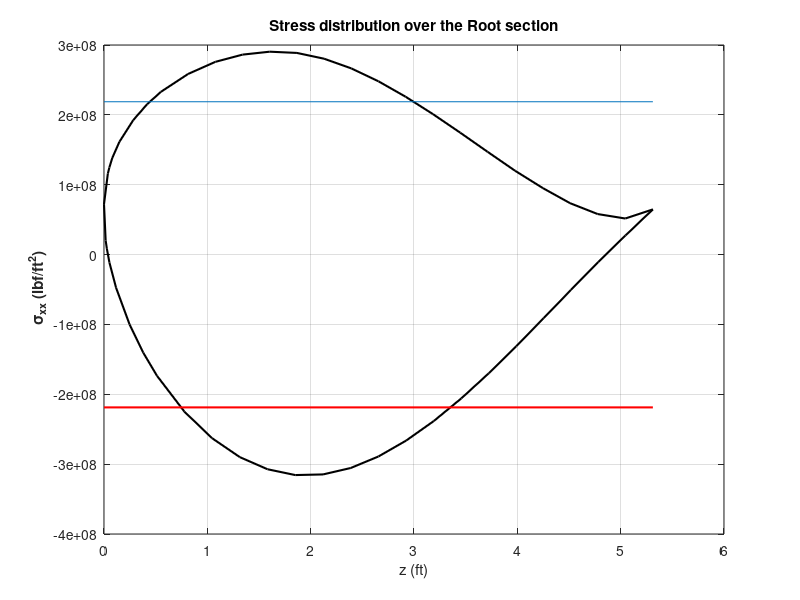
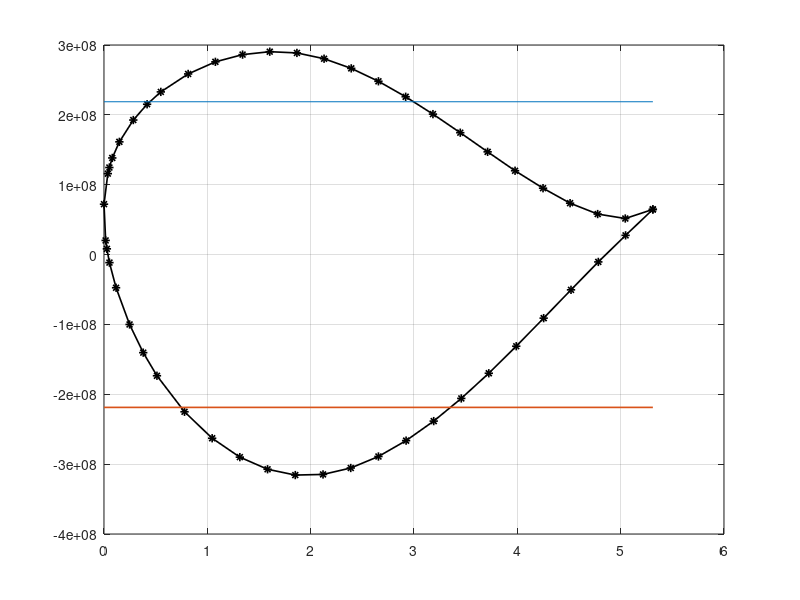

MATLAB code for these plots, in order: (Note: this script raises an error after producing the figures.)
clc; clear all;

%% 
load('loads.mat') ;
a = load('n63415-il.dat') ;
c = 1.6190*3.28084 ;
z = -a(:,1)'*c*0.01; % along horizontal 
y = a(:,2)'*c*0.01;   % along vertical
spar1_ytop = 0.1517*3.28084;
spar1_ybot = -0.08855*3.28084;
spar1_z    = -0.3*c ;
spar2_ytop = 0.09546*3.28084;
spar2_ybot = -0.031975*3.28084;
spar2_z    = -0.7*c ;
b1         = 0.1*(spar1_ytop - spar1_ybot);
b2         = 0.1*(spar2_ytop - spar2_ybot);

%% Thicknesses and Modulus
tw = 0.002*3.2808; 
tf = tw/2; % ft 
tsc = 2*0.001*3.28084; %ft 
hw1 = (spar1_ytop-spar1_ybot-2*(tf+tsc));
hw2 = (spar2_ytop-spar2_ybot-2*(tf+tsc));
E_al = 1.5351*10^9*32.1522; % lbf/ft^2 
E_steel = 4.2*10^9*32.1522; % lbf/ft^2 
E_star = E_steel/E_al;
ybar = [(spar1_ytop+spar1_ybot)/2,(spar2_ytop+spar2_ybot)/2];
zbar = [spar1_z,spar2_z];

%% for skin
t_skin = 1e-3*3.28084 ; %         ft
E_skin = E_al;              % Skin Material 2024T3 Aluminium
E_ref = E_al ;
E_star_skin = E_skin/E_ref ;
% z = wingdata(:,1)*chord/100;
% y = wingdata(:,2)*chord/100;

for j=1 : (length(y)-1)
    s = sqrt((y(j)-y(j+1))^2 + ((z(j)-z(j+1))^2));
    EdA_star_skin(j) = s*t_skin*(E_star_skin);
    ydA_star(j) = EdA_star_skin(j)*0.5*(y(j)+y(j+1));
    zdA_star(j) = EdA_star_skin(j)*0.5*(z(j)+z(j+1));
%     y2dA_star(j) = ydA_star(j)*0.5*(y(j)+y(j+1));
%     z2dA_star(j) = zdA_star(j)*0.5*(z(j)+z(j+1));
%     yzdA_star(j) = zdA_star(j)*0.5*(y(j)+y(j+1));
end

Sigma_EA_skin = sum(EdA_star_skin);
y_cent_skin = sum(ydA_star)/Sigma_EA_skin;
z_cent_skin = sum(zdA_star)/Sigma_EA_skin;
%% Areas of individual parts of spar
A1 = [b1*tsc,b1*tsc,b1*tf,b1*tf,tw*hw1];
A2 = [b2*tsc,b2*tsc,b2*tf,b2*tf,tw*hw2];
E = [E_steel,E_steel,E_al,E_al,E_al];
E_star_spar = (1/E_al).*E ;

%% Finding spar centroid
EA_star_i = [dot(A1,E_star_spar),dot(A2,E_star_spar)];
Sigma_EA_star_spar = sum(EA_star_i) ;
y_cent_spar = dot(EA_star_i,ybar)/Sigma_EA_star_spar ;
z_cent_spar = dot(EA_star_i,zbar)/Sigma_EA_star_spar;

%% Centroid of spar and Skin
y_cent = (y_cent_spar*Sigma_EA_star_spar + y_cent_skin*Sigma_EA_skin)/(Sigma_EA_star_spar+Sigma_EA_skin ) ;
z_cent = (z_cent_spar*Sigma_EA_star_spar + z_cent_skin*Sigma_EA_skin)/(Sigma_EA_star_spar+Sigma_EA_skin) ;


%% Finding Moment of Inertia for spars
Izz1 = 2*((E_star*(b1*tsc^3/12))+(A1(1)*E_star*((tsc+2*tf+hw1)/2)^2))+ 2*(((b1*tf^3/12))+(A1(3)*((tw/4)+(hw1/2))^2))+ (tw*hw1^3/12);
Iyy1 = 2*E_star*(tsc*b1^3/12)+2*(tf*b1^3/12)+ (hw1*tw^3/12);
Izz2 = 2*((E_star*(b2*tsc^3/12))+(A2(1)*E_star*((tsc+2*tf+hw1)/2)^2))+ 2*(((b2*tf^3/12))+(A2(3)*((tw/4)+(hw2/2))^2))+ (tw*hw2^3/12);
Iyy2 = 2*E_star*(tsc*b2^3/12)+2*(tf*b2^3/12)+ (hw2*tw^3/12);

%% MOI of Skin about neutral axis
z2_wrt_cent = ((z(1:length(z)-1) - z_cent*linspace(1,1,length(z)-1)).^2) ;
y2_wrt_cent = ((y(1:length(z)-1) - y_cent*linspace(1,1,length(z)-1)).^2);
yz_wrt_cent = ( ((z(1:length(z)-1) - z_cent*linspace(1,1,length(z)-1))).*(y(1:length(y)-1) - y_cent*linspace(1,1,length(y)-1)) ) ;
Iyy_skin = dot (EdA_star_skin, z2_wrt_cent) ;
Izz_skin = dot (EdA_star_skin, y2_wrt_cent) ;
Iyz_skin = dot (EdA_star_skin, yz_wrt_cent);

%% MOI spars about neutral axis
Iyy_spar = Iyy1+ (EA_star_i(1))*(zbar(1)-z_cent)^2 + Iyy2+ (EA_star_i(2))*(zbar(2)-z_cent)^2  ;
Izz_spar = Izz1+ (EA_star_i(1))*(ybar(1)-y_cent)^2 + Izz2+ (EA_star_i(2))*(ybar(2)-y_cent)^2  ;    
Iyz_spar = ((EA_star_i(1))*(ybar(1)-y_cent)*(zbar(1)-z_cent) + (EA_star_i(2))*(zbar(2)-z_cent)*(ybar(2)-y_cent)) ;

%% Total MOI skin + spars about neutral axis
Iyy_total= Iyy_spar + Iyy_skin;
Izz_total= Izz_spar + Izz_skin;    
Iyz_total= Iyz_spar + Iyz_skin;


%% Finding V_xx, W_xx
A = [-E_al*Iyz_total,-E_al*Iyy_total ; E_al*Izz_total,E_al*Iyz_total];
M = [M_y_due_to_D(1),M_z_due_to_L(1)];
%M=[201200,1941400]
v = A\M';

%% Finding Sigma_xx
F_S = 1.5 ;
epsilon_xx= (-(y-y_cent)*v(1)-(z-z_cent)*v(2));  %conversion from meter to feet
sigma_xx= F_S*E_al*epsilon_xx;  %% in lbf/ft^2
sigma_yield_pos= 32.1522.*[6804000,6804000]; %32.1522 %lbf/ft^2 
sigma_yield_neg = -32.1522.*[6804000,6804000]; %lbf/ft^2 
z1=[-5.3117,0];


width_val = 1.5 ;
figure(5)
plot(-z,sigma_xx,'k','linewidth',width_val)
hold on ; 
plot(-z1,sigma_yield_pos,-z1,sigma_yield_neg,'r','linewidth',width_val);
title('Stress distribution over the Root section');
xlabel('z (ft)');
ylabel('\bf \sigma_{xx} (lbf/ft^2)');
grid on
%% Plotting Sigm_xx
figure(6)
plot(-z,sigma_xx,'-*k', 'Linewidth', 1.2)
hold on ; 
plot(-z1,sigma_yield_pos,-z1,sigma_yield_neg,'Linewidth', 1.2);grid on ;
plot(-z1,sigma_yield,'r', 'Linewidth', 1.2);
grid on ;


ax = gca;
ax.FontSize = 14;
ax.XAxis.LineWidth = 1.2;
ax.YAxis.LineWidth = 1.2;
set(gcf, 'Position',  [100, 100, 900, 600]);
title('\sigma_{xx} distribution on the surface of the airfoil');
xlabel('z(ft)');
ylabel('\sigma_{xx}(in lbf/ft^2)');


